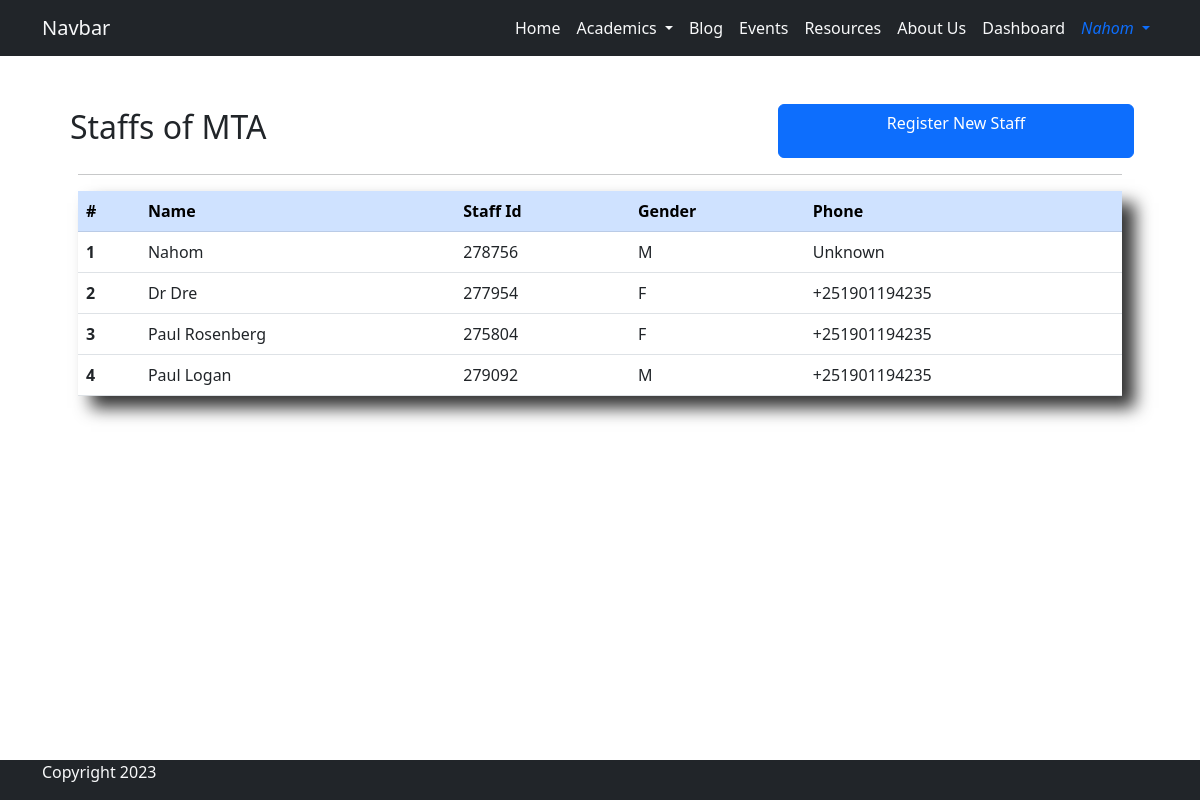
Page /staff_dashboard/ (signed in) on the earlier database version.
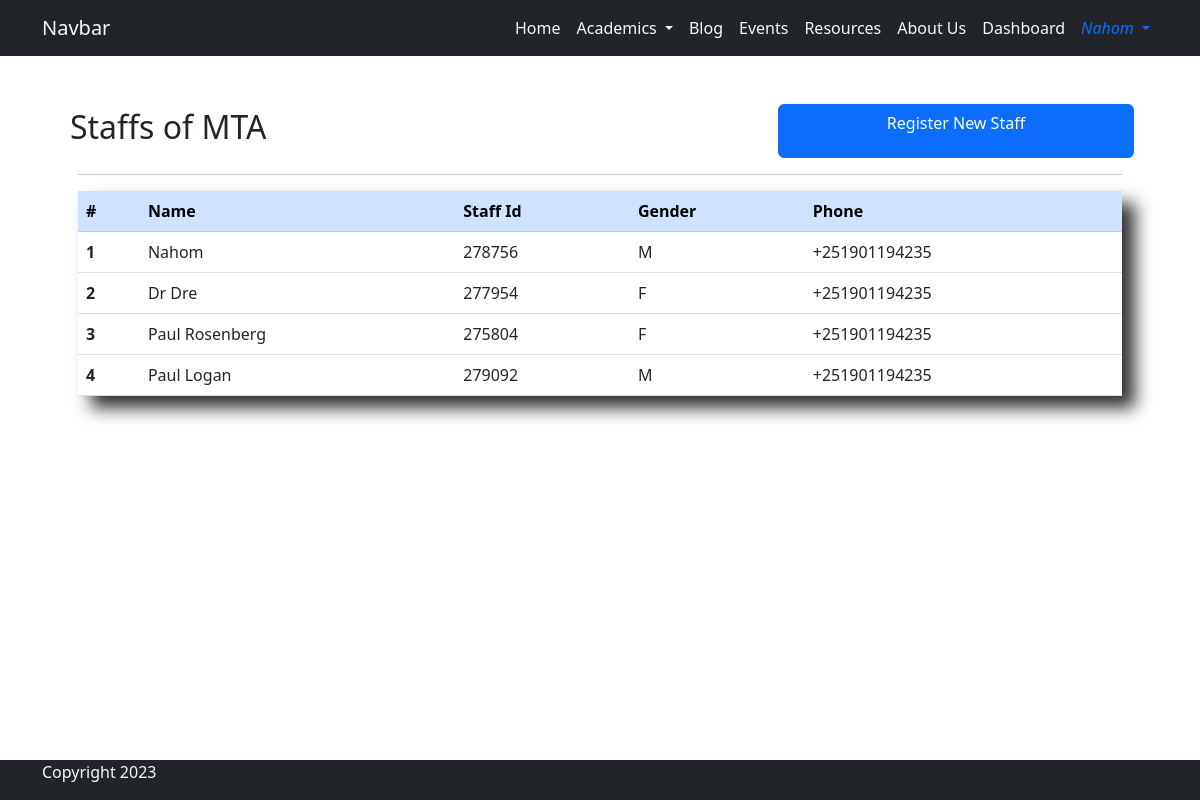
Same page on the later database version.
### base/models.py (models this page shows, shortened)
class Staff(models.Model):
    GENDER_CHOICES = [
        ('M', 'Male'),
        ('F', 'Female')
    ]
    user = models.OneToOneField(User, on_delete=models.CASCADE)
    name = models.CharField(max_length=44, null=True, blank=True)
    staff_id = models.CharField(max_length=6, editable=False, unique=True)
    gender = models.CharField(max_length=6, choices=GENDER_CHOICES, null=False, blank=False)
    phone = models.CharField(max_length=20, null=False, blank=False)

### base/views.py (the view)
# urls.py: path('staff_dashboard/', views.staff_dashboard, name='staff_dashboard'),
@login_required
@user_passes_test(lambda user: user.is_staff)
def staff_dashboard(request):
    staffs = Staff.objects.all()
    context = {
        'staffs': staffs,
    }
    return render(request, 'dashboard/staff_dashboard.html', context)

### base/templates/dashboard/staff_dashboard.html (shortened to what this page needs)
{% extends 'base/base.html' %}
{% load static %}
{% block content %}
<div class="container p-5">
    <div class="row">
        <h2 class="p-1 col-8">Staffs of MTA</h2>
        <a href="{% url 'base:staff_register' %}" class="col-4 btn btn-primary">Register New Staff</a>
    </div>
    <hr>
    <div class="shadow-xlg">
        <table class="table">
            <thead class="table-primary">
            <tr>
                <th scope="col">#</th>
                <th scope="col">Name</th>
                <th scope="col">Staff Id</th>
                <th scope="col">Gender</th>
                <th scope="col">Phone</th>
            </tr>
            </thead>
            <tbody>
                {% for staff in staffs %}
                    <tr class="dashboard-row">
                        <th scope="row">{{ forloop.counter }}</th>
                        <td>{{ staff.name }}</td>
                        <td>{{ staff.staff_id }}</td>
                        <td>{{ staff.gender }}</td>
                        <td>{{ staff.phone }}</td>
                    </tr>
                {% endfor %}
            </tbody>
        </table>
    </div>
</div>
{% endblock %}

Differences in the rows shown:
changed Staff "Nahom": phone "Unknown" → "+251901194235"
